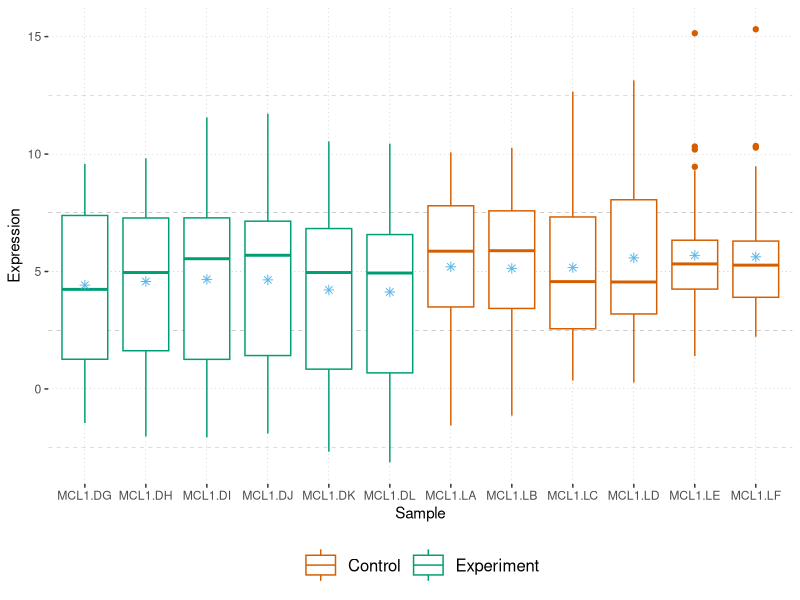

Reproduce this figure in R.
################################################################################
############################ Boxplot with ggplot 2 #############################
################################################################################


################################################################################
# Author: Priyansh Srivastava ##################################################
# Contact: spriyansh29@gmail.com ###############################################
# Dataset: https://zenodo.org/record/2529926/files/limma-voom_luminalpregnant-luminallactateDD;
# https://zenodo.org/record/2529926/files/heatmap_genes ########################
# https://zenodo.org/record/2529926/files/limma-voom_luminalpregnant-luminallactate#
################################################################################


# Library
library(ggplot2)
options(ggrepel.max.overlaps = Inf)

# Reading Dataset 
longExpSet <- read.csv("datasets/boxDataset.csv")

# ggplot2
g<- ggplot(data = longExpSet,
           aes(x=Sample,
               y=Expression,
               color=Group)) +
  
  scale_color_manual(values = c("#D55E00", "#009E73"))+
  geom_boxplot() + 
  stat_summary(fun=mean, geom="point", shape= 8, color="#56B4E9", size = 2)+
  theme_bw() +
  theme(
  panel.grid.major = element_line(size = 0.05, 
                                  linetype = 'dotted', colour = "#000000"), 
panel.grid.minor = element_line(size = 0.05, 
                                linetype = 'dashed', colour = "#000000"),
legend.position = "bottom",
legend.text = element_text(size = 12),
legend.title = element_blank(),
legend.key.size = unit(1, "cm"),
panel.border=element_blank())

g